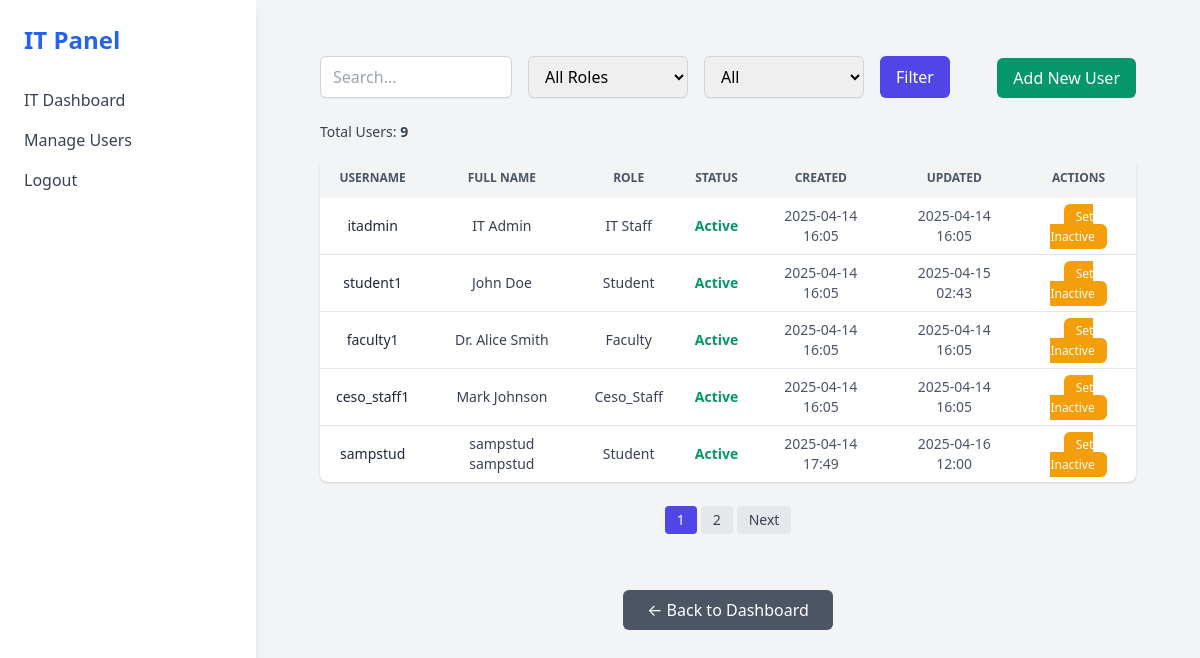
Page /dashboard/it/manage-users/ on the earlier database version.
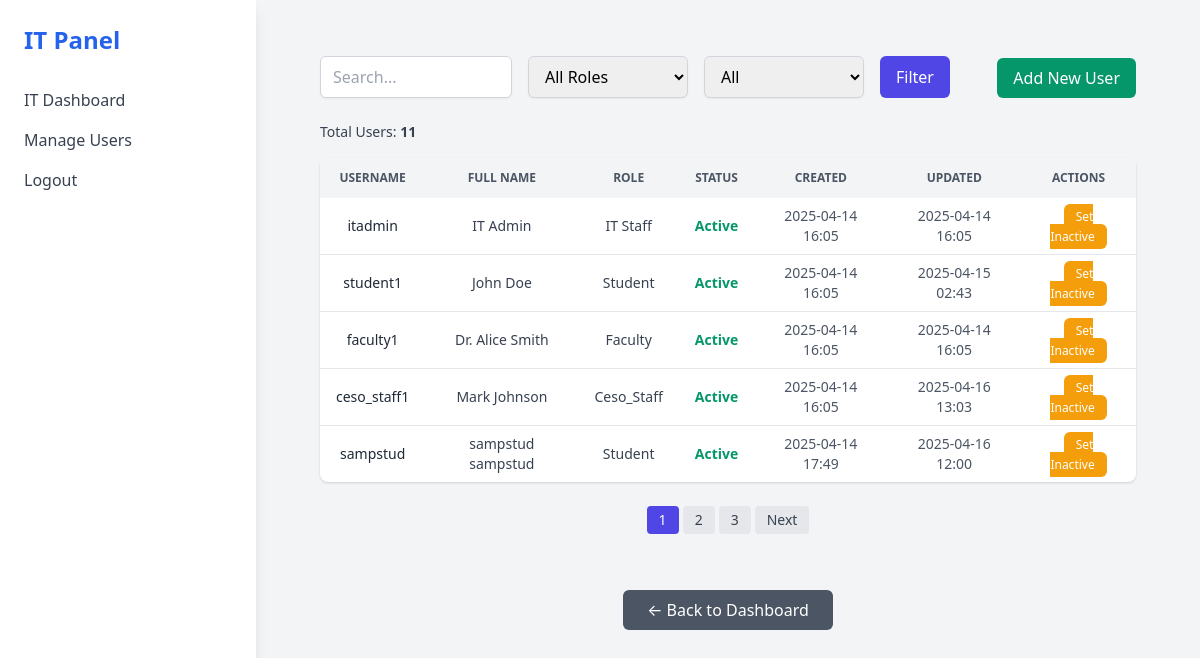
Same page on the later database version.
### community_extension/models.py (models this page shows, shortened)
class CustomUser(AbstractUser):
    ROLE_CHOICES = (
        ('student', 'Student'),
        ('faculty', 'Faculty'),
        ('ceso_staff', 'CESO Staff'),
        ('it_staff', 'IT Staff'),
    )
    STATUS_CHOICES = (
        ('active', 'Active'),
        ('inactive', 'Inactive'),
    )
    role = models.CharField(max_length=50, choices=ROLE_CHOICES, default='student')
    status = models.CharField(max_length=10, choices=STATUS_CHOICES, default='active')
    id_number = models.CharField(max_length=50)
    department = models.CharField(max_length=100, blank=True, null=True)
    section = models.CharField(max_length=50, blank=True, null=True)
    course = models.CharField(max_length=100, blank=True, null=True)
    created_at = models.DateTimeField(auto_now_add=True)
    updated_at = models.DateTimeField(auto_now=True)

### community_extension/views.py (the view)
# urls.py: path('dashboard/it/manage-users/', views.manage_users, name='manage_users'),
def manage_users(request):
    search = request.GET.get('search', '')
    role = request.GET.get('role', '')
    status = request.GET.get('status', '')
    users = CustomUser.objects.all()
    if search:
        users = users.filter(username__icontains=search)
    if role:
        users = users.filter(role=role)
    if status:
        users = users.filter(status=status)
    total_users = CustomUser.objects.count()  # All users
    paginator = Paginator(users, 5)  # 10 users per page
    page_number = request.GET.get('page')
    page_obj = paginator.get_page(page_number)
    users = users.order_by('-created_at')
    return render(request, 'dashboard/manage_users.html', {
        'users': page_obj,
        'page_obj': page_obj,
        'total_users': total_users,
    })

### community_extension/templates/dashboard/manage_users.html (shortened to what the changed rows need)
{% extends "dashboard/it_dashboard_base.html" %}
{% block content %}
<div class="max-w-7xl mx-auto px-4 sm:px-6 lg:px-8 py-6">
    <div class="mb-4 text-gray-700 text-sm">
        Total Users: <span class="font-semibold">{{ total_users }}</span>
    </div>
    <div class="bg-white shadow rounded-lg overflow-auto">
        <table class="min-w-full text-sm text-center">
            <thead class="bg-gray-100 text-gray-600 uppercase text-xs">
                <tr>
                    <th class="px-4 py-3">Username</th>
                    <th class="px-4 py-3">Full Name</th>
                    <th class="px-4 py-3">Role</th>
                    <th class="px-4 py-3">Status</th>
                    <th class="px-4 py-3">Created</th>
                    <th class="px-4 py-3">Updated</th>
                    <th class="px-4 py-3">Actions</th>
                </tr>
            </thead>
            <tbody class="divide-y divide-gray-200">
                {% for user in users %}
                <tr class="hover:bg-gray-50">
                    <td class="px-4 py-2 font-medium text-gray-800">{{ user.username }}</td>
                    <td class="px-4 py-2 text-gray-700">
                        {{ user.first_name }} {{ user.middle_name }} {{ user.last_name }}
                    </td>
                    <td class="px-4 py-2 text-gray-700">
                        {% if user.role == "admin" %}CESO Staff
                        {% elif user.role == "it_staff" %}IT Staff
                        {% else %}{{ user.role|title }}
                        {% endif %}
                    </td>
                    <td class="px-4 py-2">
                        {% if user.status == "active" %}
                        <span class="text-green-600 font-semibold">Active</span>
                        {% else %}
                        <span class="text-red-600 font-semibold">Inactive</span>
                        {% endif %}
                    </td>
                    <td class="px-4 py-2 text-gray-600">{{ user.created_at|date:"Y-m-d H:i" }}</td>
                    <td class="px-4 py-2 text-gray-600">{{ user.updated_at|date:"Y-m-d H:i" }}</td>
                    <td class="px-4 py-2">
                        <a href="{% url 'toggle_user_status' user.id %}"
                            class="text-white px-3 py-1 rounded-md text-xs
                            {% if user.status == 'active' %}bg-yellow-500 hover:bg-yellow-600
                            {% else %}bg-green-600 hover:bg-green-700{% endif %}">
                            {% if user.status == 'active' %}Set Inactive{% else %}Set Active{% endif %}
                        </a>
                    </td>
                </tr>
                {% empty %}
                <tr>
                    <td colspan="7" class="px-4 py-4 text-gray-500 text-center">No users found.</td>
                </tr>
                {% endfor %}
            </tbody>
        </table>
    </div>
    {% if users.has_other_pages %}
    <div class="flex justify-center mt-6">
        <nav class="inline-flex items-center space-x-1 text-sm">
            {% for i in users.paginator.page_range %}
                {% if users.number == i %}
                    <span class="px-3 py-1 bg-indigo-600 text-white rounded">{{ i }}</span>
                {% else %}
                    <a href="?page={{ i }}" class="px-3 py-1 bg-gray-200 text-gray-700 rounded hover:bg-gray-300">
                        {{ i }}
                    </a>
                {% endif %}
            {% endfor %}
            {% if users.has_next %}
                <a href="?page={{ users.next_page_number }}" class="px-3 py-1 bg-gray-200 text-gray-700 rounded hover:bg-gray-300">
                    Next
                </a>
            {% endif %}
        </nav>
    </div>
    {% endif %}
</div>
{% endblock %}

Differences in the rows shown:
changed CustomUser "ceso_staff1": updated_at "2025-04-14 16:05" → "2025-04-16 13:03"
Other differences:
{{ total_users }}: "9" → "11"
new list line: "3"
